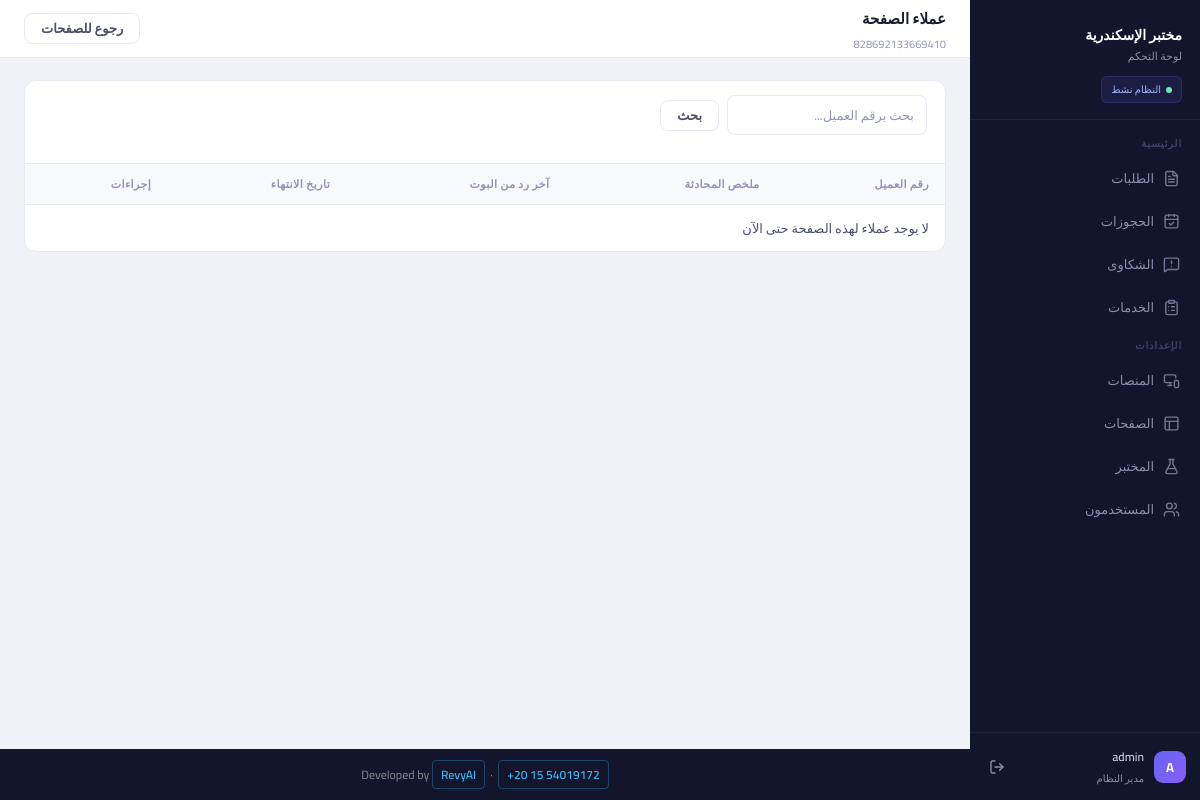
The app's page /pages/1/828692133669410/clients (signed in) with its own data.
### models/models.py (models this page shows)
class User(db.Model, UserMixin):
    __tablename__ = "users"
    id = db.Column(db.Integer, primary_key=True)
    username = db.Column(db.String(50), unique=True, nullable=False)
    password = db.Column(db.String(50), nullable=False)

class Page(db.Model):
    __tablename__ = 'pages'
    __table_args__ = (
        PrimaryKeyConstraint('platform_id', 'page_id'),
    )
    laboratory_id = db.Column(db.Integer, db.ForeignKey('laboratory.id'), nullable=False)
    platform_id = db.Column(db.Integer, db.ForeignKey('platforms.id'), nullable=False)
    page_id = db.Column(db.String(100), nullable=False)
    token = db.Column(db.String(200), nullable=False)
    clients = db.relationship('Client', backref='page', lazy=True)

### app.py (the view)
@app.route('/pages/<int:platform_id>/<page_id>/clients')
@login_required
def list_clients(platform_id, page_id):
    search = request.args.get('search', '')
    page_num = request.args.get('page', 1, type=int)
    page, _ = PageService.get_page(platform_id, page_id)
    clients, msg = PageService.get_clients_for_page(
        platform_id, page_id, search=search, page_num=page_num
    )
    return render_template(
        'pages/clients.html', page=page, clients=clients, search=search
    )

### app.py (called while the page is built)
@login_manager.user_loader
def load_user(user_id):
    return db.session.get(User, int(user_id))

@app.context_processor
def inject_globals():
    from models.models import Inquiry, Status
    try:
        pending_count = Inquiry.query.filter_by(status=Status.PENDING).count()
    except Exception:
        pending_count = 0
    return dict(pending_inquiries_count=pending_count)

### software_services/client_services.py (called while the page is built)
    @staticmethod
    def get_clients_for_page(platform_id, page_id, search=None, page_num=1, per_page=10):
        query = Client.query.filter_by(platform_id=platform_id, page_id=page_id)
        if search:
            query = query.filter(Client.sender_id.ilike(f'%{search}%'))
        query = query.order_by(Client.expiration_date.desc())
        pagination = query.paginate(page=page_num, per_page=per_page, error_out=False)
        return pagination, "تم العثور على العملاء"

### software_services/page_services.py (called while the page is built)
    @staticmethod
    def get_page(platform_id, page_id):
        page = Page.query.filter_by(platform_id=platform_id, page_id=page_id).first()
        if not page:
            return None, "الصفحة غير موجودة"
        return page, "تم العثور على الصفحة"

    @staticmethod
    def get_clients_for_page(platform_id, page_id, search=None, page_num=1, per_page=10):
        return ClientService.get_clients_for_page(platform_id, page_id, search, page_num, per_page)

### templates/pages/clients.html (shortened to what this page needs)
{% extends 'base.html' %}
{% block topbar_title %}عملاء الصفحة{% endblock %}
{% block topbar_sub %}{{ page.page_id }}{% endblock %}
{% block topbar_actions %}
  <a href="{{ url_for('list_pages') }}" class="btn btn-ghost">رجوع للصفحات</a>
{% endblock %}
{% block content %}
<div class="card">
  <div class="card-header">
    <form method="GET" action="{{ url_for('list_clients', platform_id=page.platform_id, page_id=page.page_id) }}" class="toolbar">
      <div class="search-box">
        <input type="text" name="search" value="{{ search or '' }}" placeholder="بحث برقم العميل...">
      </div>
      <button type="submit" class="btn btn-ghost">بحث</button>
    </form>
  </div>
  <div class="table-wrapper">
    <table class="table">
      <thead>
        <tr>
          <th>رقم العميل</th>
          <th>ملخص المحادثة</th>
          <th>آخر رد من البوت</th>
          <th>تاريخ الانتهاء</th>
          <th>إجراءات</th>
        </tr>
      </thead>
      <tbody>
        {% for client in clients.items %}
        <tr>
          <td>{{ client.sender_id }}</td>
          <td class="complaint-text-cell" title="{{ client.summary }}">
            {{ (client.summary or '-')[:60] }}{% if client.summary and client.summary|length > 60 %}...{% endif %}
          </td>
          <td class="complaint-text-cell" title="{{ client.last_bot_message }}">
            {{ (client.last_bot_message or '-')[:60] }}{% if client.last_bot_message and client.last_bot_message|length > 60 %}...{% endif %}
          </td>
          <td>{{ client.expiration_date.strftime('%Y-%m-%d %H:%M') if client.expiration_date else '-' }}</td>
          <td class="actions-cell">
            <a href="{{ url_for('edit_client', platform_id=page.platform_id, page_id=page.page_id, sender_id=client.sender_id) }}" class="btn btn-ghost btn-sm">تعديل الملخص</a>
            <form action="{{ url_for('delete_client', platform_id=page.platform_id, page_id=page.page_id, sender_id=client.sender_id) }}" method="POST" class="inline-form" onsubmit="return confirm('هل أنت متأكد من حذف هذا العميل؟');">
              <button type="submit" class="btn btn-danger btn-sm">حذف</button>
            </form>
          </td>
        </tr>
        {% else %}
        <tr>
          <td colspan="5" class="empty-row">لا يوجد عملاء لهذه الصفحة حتى الآن</td>
        </tr>
        {% endfor %}
      </tbody>
    </table>
  </div>
</div>
{% endblock %}

### templates/base.html (shortened to what this page needs)
<!DOCTYPE html>
<html lang="ar" dir="rtl">
<head>
  <link rel="stylesheet" href="{{ url_for('static', filename='css/style.css') }}">
</head>
<body>
<aside class="sidebar" id="sidebar">
  <div class="sidebar-logo">
    <div class="lab-name">مختبر الإسكندرية</div>
    <div class="lab-sub">لوحة التحكم</div>
    <div class="sidebar-status">النظام نشط</div>
  </div>
  <div class="nav-section">
    <p class="nav-section-label">الرئيسية</p>
    <a href="{{ url_for('list_inquiries') }}"
       class="nav-item {% if request.endpoint == 'list_inquiries' %}active{% endif %}">
      <i data-lucide="file-text" class="nav-icon"></i>
      الطلبات
    </a>
    <a href="{{ url_for('list_bookings') }}"
       class="nav-item {% if request.endpoint == 'list_bookings' %}active{% endif %}">
      <i data-lucide="calendar-check" class="nav-icon"></i>
      الحجوزات
    </a>
    <a href="{{ url_for('list_complaints') }}"
       class="nav-item {% if request.endpoint == 'list_complaints' %}active{% endif %}">
      <i data-lucide="message-square-warning" class="nav-icon"></i>
      الشكاوى
    </a>
    <a href="{{ url_for('list_services') }}"
       class="nav-item {% if request.endpoint in ['list_services','create_service','edit_service'] %}active{% endif %}">
      <i data-lucide="clipboard-list" class="nav-icon"></i>
      الخدمات
    </a>
    <p class="nav-section-label">الإعدادات</p>
    <a href="{{ url_for('list_platforms') }}"
       class="nav-item {% if request.endpoint in ['list_platforms','create_platform','edit_platform'] %}active{% endif %}">
      <i data-lucide="monitor-smartphone" class="nav-icon"></i>
      المنصات
    </a>
    <a href="{{ url_for('list_pages') }}"
       class="nav-item {% if request.endpoint in ['list_pages','create_page','edit_page'] %}active{% endif %}">
      <i data-lucide="layout" class="nav-icon"></i>
      الصفحات
    </a>
    <a href="{{ url_for('laboratory_settings') }}"
       class="nav-item {% if request.endpoint == 'laboratory_settings' %}active{% endif %}">
      <i data-lucide="flask-conical" class="nav-icon"></i>
      المختبر
    </a>
    <a href="{{ url_for('users') }}"
       class="nav-item {% if request.endpoint in ['users','create_user','edit_user'] %}active{% endif %}">
      <i data-lucide="users" class="nav-icon"></i>
      المستخدمون
    </a>
  </div>
  <div class="sidebar-footer">
    <div class="sidebar-user">
      <div class="avatar">{{ current_user.username[0]|upper }}</div>
      <div class="user-info">
        <div class="user-name">{{ current_user.username }}</div>
        <div class="user-role">مدير النظام</div>
      </div>
      <a href="{{ url_for('logout') }}" class="logout-btn" title="تسجيل الخروج">
        <i data-lucide="log-out" style="width:16px;height:16px;"></i>
      </a>
    </div>
  </div>
</aside>
<div class="main-wrapper">
  <div class="topbar">
    <div class="topbar-left">
      <div class="topbar-title">{% block topbar_title %}{% endblock %}</div>
      <div class="topbar-sub">{% block topbar_sub %}{% endblock %}</div>
    </div>
    <div class="topbar-actions">
      {% block topbar_actions %}{% endblock %}
    </div>
  </div>
  <main class="main-content">
    {% block content %}{% endblock %}
  </main>
  <div class="site-footer">
    Developed by
    <a href="https://revyai.tech" target="_blank">RevyAI</a>
    &nbsp;·&nbsp;
    <a href="https://wa.me/201554019172" target="_blank">+20 15 54019172</a>
  </div>
</div>
</body>
</html>

### records on screen
User: username "A", username "admin"
Page: page_id "828692133669410"
